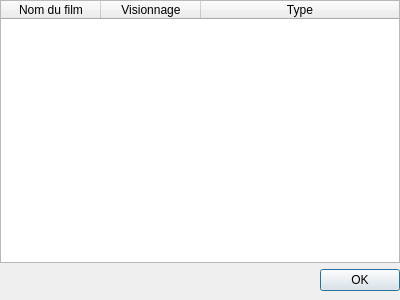
<?xml version="1.0" encoding="UTF-8"?>
<ui version="4.0">
 <class>EditViewsDialog</class>
 <widget class="QDialog" name="EditViewsDialog">
  <property name="geometry">
   <rect>
    <x>0</x>
    <y>0</y>
    <width>400</width>
    <height>300</height>
   </rect>
  </property>
  <property name="windowTitle">
   <string>Gérer les visionnages</string>
  </property>
  <property name="modal">
   <bool>true</bool>
  </property>
  <layout class="QVBoxLayout" name="verticalLayout">
   <property name="leftMargin">
    <number>0</number>
   </property>
   <property name="topMargin">
    <number>0</number>
   </property>
   <property name="rightMargin">
    <number>0</number>
   </property>
   <property name="bottomMargin">
    <number>9</number>
   </property>
   <item>
    <widget class="QTableWidget" name="tableWidget">
     <property name="focusPolicy">
      <enum>Qt::NoFocus</enum>
     </property>
     <property name="contextMenuPolicy">
      <enum>Qt::CustomContextMenu</enum>
     </property>
     <property name="horizontalScrollBarPolicy">
      <enum>Qt::ScrollBarAlwaysOff</enum>
     </property>
     <property name="sizeAdjustPolicy">
      <enum>QAbstractScrollArea::AdjustToContents</enum>
     </property>
     <property name="editTriggers">
      <set>QAbstractItemView::NoEditTriggers</set>
     </property>
     <property name="alternatingRowColors">
      <bool>true</bool>
     </property>
     <property name="selectionBehavior">
      <enum>QAbstractItemView::SelectRows</enum>
     </property>
     <property name="verticalScrollMode">
      <enum>QAbstractItemView::ScrollPerPixel</enum>
     </property>
     <property name="horizontalScrollMode">
      <enum>QAbstractItemView::ScrollPerPixel</enum>
     </property>
     <attribute name="horizontalHeaderStretchLastSection">
      <bool>true</bool>
     </attribute>
     <attribute name="verticalHeaderVisible">
      <bool>false</bool>
     </attribute>
     <column>
      <property name="text">
       <string>Nom du film</string>
      </property>
     </column>
     <column>
      <property name="text">
       <string>Visionnage</string>
      </property>
     </column>
     <column>
      <property name="text">
       <string>Type</string>
      </property>
     </column>
    </widget>
   </item>
   <item>
    <widget class="QDialogButtonBox" name="buttonBox">
     <property name="orientation">
      <enum>Qt::Horizontal</enum>
     </property>
     <property name="standardButtons">
      <set>QDialogButtonBox::Ok</set>
     </property>
    </widget>
   </item>
  </layout>
 </widget>
 <resources/>
 <connections>
  <connection>
   <sender>buttonBox</sender>
   <signal>accepted()</signal>
   <receiver>EditViewsDialog</receiver>
   <slot>accept()</slot>
   <hints>
    <hint type="sourcelabel">
     <x>248</x>
     <y>254</y>
    </hint>
    <hint type="destinationlabel">
     <x>157</x>
     <y>274</y>
    </hint>
   </hints>
  </connection>
  <connection>
   <sender>buttonBox</sender>
   <signal>rejected()</signal>
   <receiver>EditViewsDialog</receiver>
   <slot>reject()</slot>
   <hints>
    <hint type="sourcelabel">
     <x>316</x>
     <y>260</y>
    </hint>
    <hint type="destinationlabel">
     <x>286</x>
     <y>274</y>
    </hint>
   </hints>
  </connection>
 </connections>
</ui>
